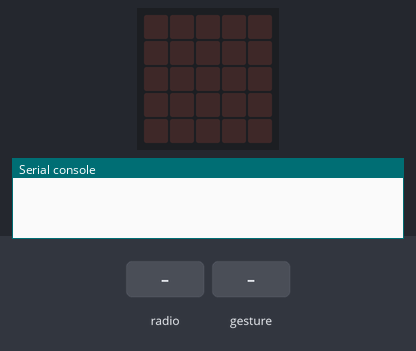
This program was run on a simulated BBC micro:bit running MicroPython. Shown: the board's 5×5 LED display, the last lines printed to the serial console. The test bench sets the inputs (shaded band). No radio messages arrive unless stated (any console line starting 'radio sent:' is added by the test bench); a tilt is held for 1.5 s and a shake lasts 1 s, then the board lies face up again.

Above: at 1.2 s.
1.3 s: radio message "duck" arrives
At 2.2 s:
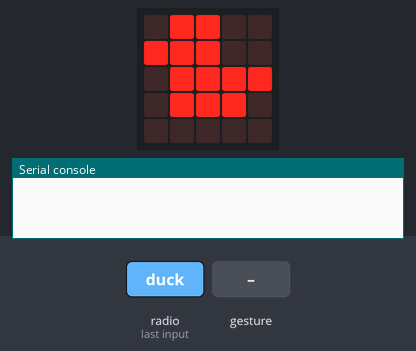
2.8 s: gesture 'shake'
At 3.5 s:
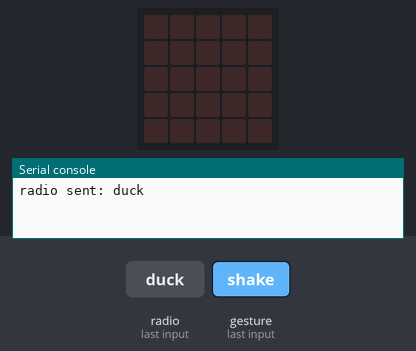
Timing chart, 0 to 5.8 s (numbered marks = the images above; inputs shaded):
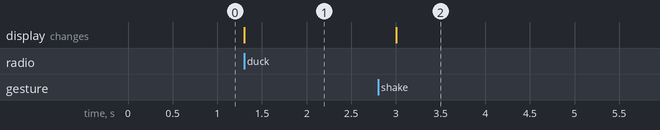

Measured:
- after the input at 1.3 s, the display: changes at once (image 1)
- after the input at 2.8 s, the display: changes after 0.20 s (image 2)

The program:

4_ex_1_teleporting_duck.py
```python
# 4_ex_1_teleporting_duck.py


# Teleporting duck

# Cf.: https://microbit.org/projects/make-it-code-it/teleporting-duck/?editor=python

# How it works
# Flash this program onto two micro:bits (ONE AFTER THE OTHER (i.e. UNPLUG THE FIRST ONE BEFORE FLASHING ON THE SECOND)), shake one and a duck appears to travel magically through the air from one to the other. Shake the other to send it back.
# It’s not really magic. It uses the micro:bit’s radio function to send data from one micro:bit to another when the accelerometer detects a shake gesture.
# The program first sets the radio group to 23. Groups are like channels on walkie-talkie radios; they can be number between 0 and 255. It doesn’t matter what number you pick as long as your friend’s micro:bit is using the same group number, and no-one else nearby is using the same group.
# When you shake it, it sends the word ‘DUCK’ on that radio group and clears the screen. If either micro:bit receives a radio message (any radio message), a duck icon appears on its display, so you should only ever have 1 duck visible at any time.

from microbit import *
import radio
radio.config(group=23)
radio.on()

while True:
    message = radio.receive()
    if message:
        display.show(Image.DUCK)
    if accelerometer.was_gesture('shake'):
        display.clear()
        radio.send('duck')
```
